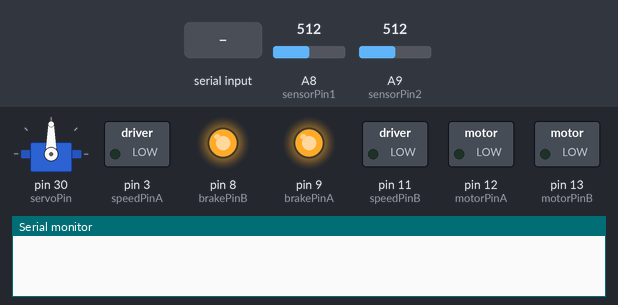
The sketch below on a simulated Arduino Mega 2560, built with avr-gcc and run on an emulated ATmega2560. Shown: servo, switched loads named in the sketch (green lamp = pin HIGH), output pins drawn as LEDs (lit = HIGH), the last lines printed to the serial monitor. The test bench sets the inputs (shaded band); at power-on: A8 (sensorPin1) = 512, A9 (sensorPin2) = 512.

Above: at 1.2 s.
1.3 s: "w" received over Serial
At 2.1 s:
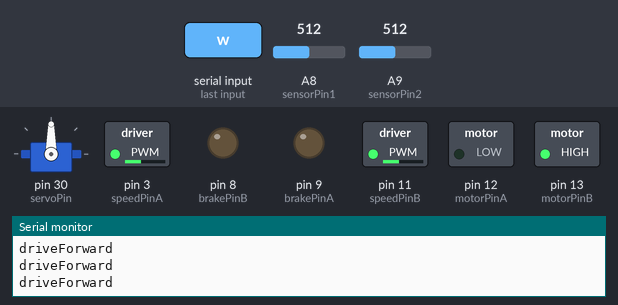
2.8 s: A8 (sensorPin1) set to 483
At 3.9 s:
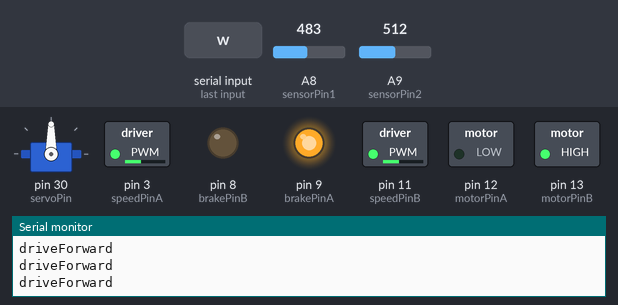
4.3 s: A9 (sensorPin2) set to 484
At 5.1 s:
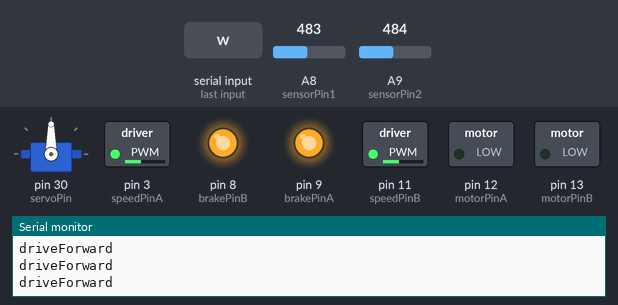
5.8 s: "s" received over Serial
At 7.5 s:
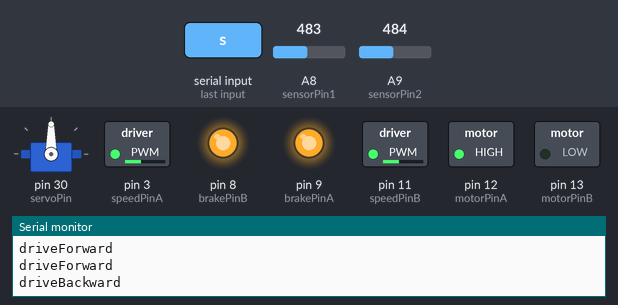
8.3 s: "a" received over Serial
At 8.6 s:
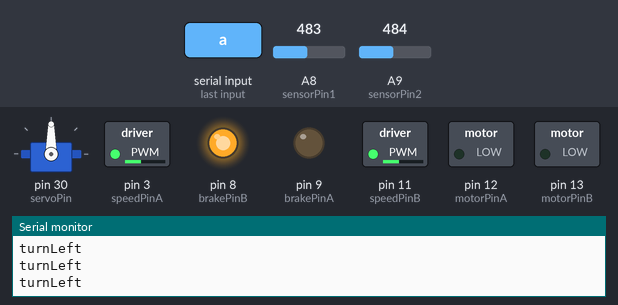
9.8 s: A8 (sensorPin1) set to 510
At 10.8 s:
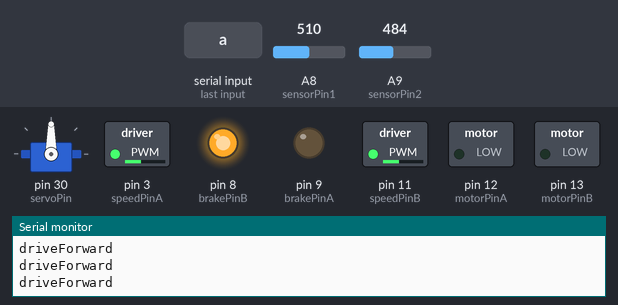
Timing chart, 0 to 12.8 s (numbered marks = the images above; inputs shaded):
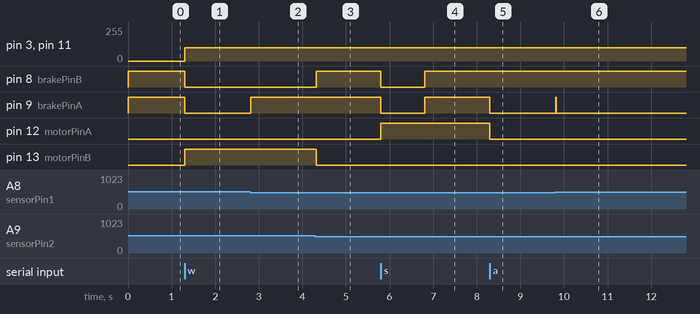

The sketch:

rullande.ino
```cpp
#include <Servo.h>

int sensorPin1 = A8; // Sensor 1 is connected to analog pin 8
int sensorPin2 = A9;
int servoPin = 30;
int rightSensorValue = 0;
int leftSensorValue = 0;

int motorPinA = 12; // Pin to set direction of motor A
int brakePinA = 9;  // Pin to activate brake on motor A
int speedPinA = 3;  // Pin to control speed of motor A
int motorPinB = 13; // Pin to set direction of motor B
int brakePinB = 8;  // Pin to activate brake on motor B
int speedPinB = 11; // Pin to control speed of motor B

int motorSpeed = 100; // Decides how fast the robot will go

int liftLowAngle = 10;
int liftHighAngle = 115;

int serialByte = 0;

Servo myservo;

enum State {
  FORWARD,
  BACKWARD,
  LEFT,
  RIGHT,
  RAISE_LIFT,
  LOWER_LIFT,
  USER_DECIDES,
};

State robotState = USER_DECIDES;

void setup() {
  // put your setup code here, to run once:
  pinMode(LED_BUILTIN, OUTPUT);
  Serial.begin(9600);

  // Setup Channel A
  pinMode(motorPinA, OUTPUT); // Initiates Motor Channel A pin
  pinMode(brakePinA, OUTPUT); // Initiates Brake Channel A pin

  // Setup Channel B
  pinMode(motorPinB, OUTPUT); // Initiates Motor Channel B pin
  pinMode(brakePinB, OUTPUT); // Initiates Brake Channel B pin

  // Setup Servo motors
  myservo.attach(servoPin);  // Attaches the servo to the servo object
}

void loop() {
  leftSensorValue = analogRead(sensorPin2); // Read sensor value from sensor 2
  rightSensorValue = analogRead(sensorPin1); // Read sensor value from sensor 1

  // If the robot is connected to the computer, this will print the sensor values to the serial monitor.
  //Serial.print("Left sensor: ");
  //Serial.print(leftSensorValue);
  //Serial.print("Right sensor: ");
  //Serial.print(rightSensorValue);
  //Serial.println("");

  if (robotState == FORWARD) {
    robotState = driveForward();
  }
  else if (robotState == BACKWARD) {
    robotState = driveBackward();
  }
  else if (robotState == LEFT) {
    robotState = turnLeft();
  }
  else if (robotState == RIGHT) {
    robotState = turnRight();
  }
  else if (robotState == RAISE_LIFT) {
    robotState = raiseLift();
  }
  else if (robotState == LOWER_LIFT) {
    robotState = lowerLift();
  }
  else if (robotState == USER_DECIDES) {
    robotState = userDecides();
  }
}

void startLeftMotor() {
  digitalWrite(motorPinB, HIGH);      // Establishes forward direction of Channel B
  digitalWrite(brakePinB, LOW);       // Disengage the Brake for Channel B
  analogWrite(speedPinB, motorSpeed); // Spins the motor on Channel B
}

void reverseLeftMotor() {
  digitalWrite(motorPinB, LOW);       // Establishes backward direction of Channel B
  digitalWrite(brakePinB, LOW);       // Disengage the Brake for Channel B
  analogWrite(speedPinB, motorSpeed); // Spins the motor on Channel B
}

void stopLeftMotor() {
  digitalWrite(motorPinB, LOW);  // Turns off LED on motor shield
  digitalWrite(brakePinB, HIGH); // Engage the Brake for Channel B
}

void startRightMotor() {
  digitalWrite(motorPinA, LOW);       // Establishes forward direction of Channel A
  digitalWrite(brakePinA, LOW);       // Disengage the Brake for Channel A
  analogWrite(speedPinA, motorSpeed); // Spins the motor on Channel A
}

void reverseRightMotor() {
  digitalWrite(motorPinA, HIGH);      // Establishes backward direction of Channel A
  digitalWrite(brakePinA, LOW);       // Disengage the Brake for Channel A
  analogWrite(speedPinA, motorSpeed); // Spins the motor on Channel A
}

void stopRightMotor() {
  digitalWrite(brakePinA, HIGH); // Engage the Brake for Channel A
}

bool isLeftSensorBright() {
  return leftSensorValue > 500;
}

bool isRightSensorBright() {
  return rightSensorValue > 500;
}

State driveForward() {
  Serial.println("driveForward");
  if (isLeftSensorBright()) {
    startLeftMotor();
  }
  else {
    stopLeftMotor();
  }

  if (isRightSensorBright()) {
    startRightMotor();
  }
  else {
    stopRightMotor();
  }

  if (isLeftSensorBright() || isRightSensorBright()) {
    return FORWARD;
  }
  else {
    // rand will give a number from 0 to 1, (not including 2).
    //return random(2) == 0 ? LEFT: RIGHT;
    return USER_DECIDES;
  }
}

State driveBackward() {
  Serial.println("driveBackward");
  reverseLeftMotor();
  reverseRightMotor();
  delay(1000);
  return USER_DECIDES;
}

State turnLeft() {
  Serial.println("turnLeft");
  stopLeftMotor();

  if (isRightSensorBright()) {
    stopRightMotor();
    return FORWARD;
  }
  else {
    startRightMotor();
    return LEFT;
  }
}

State turnRight() {
  Serial.println("turnRight");
  stopRightMotor();

  if (isLeftSensorBright()) {
    stopLeftMotor();
    return FORWARD;
  }
  else {
    startLeftMotor();
    return RIGHT;
  }
}

State raiseLift() {
  Serial.println("raiseLift");
  myservo.write(liftHighAngle);
  return USER_DECIDES;
}

State lowerLift() {
  Serial.println("lowerLift");
  myservo.write(liftLowAngle);
  return USER_DECIDES;
}

State userDecides() {
  //Serial.println("userDecides");
  stopLeftMotor();
  stopRightMotor();
  //Serial.println("Choose direction LEFT = 'a', RIGHT='d', FORWARD='w'");
  serialByte = Serial.read();
  if (serialByte == 'w') {
    return FORWARD;
  }
  if (serialByte == 's') {
    return BACKWARD;
  }
  if (serialByte == 'a') {
    return LEFT;
  }
  if (serialByte == 'd') {
    return RIGHT;
  }
  if (serialByte == 'u') {
    return RAISE_LIFT;
  }
  if (serialByte == 'n') {
    return LOWER_LIFT;
  }
  return USER_DECIDES;
}
```

Measured:
- the behaviour switches between 501 and 500 on A8 (sensorPin1) (found by bisection; images 1 and 2)
- the behaviour switches between 501 and 500 on A9 (sensorPin2) (found by bisection; images 2 and 3)
- after the input at 1.3 s, pin 3 (speedPinA), pin 11 (speedPinB): 0/255 → 100/255 at once; pin 8 (brakePinB), pin 9 (brakePinA): HIGH → LOW at once; pin 13 (motorPinB): LOW → HIGH at once
- after the input at 2.8 s, pin 9 (brakePinA): LOW → HIGH at once
- after the input at 4.3 s, pin 8 (brakePinB): LOW → HIGH at once; pin 13 (motorPinB): HIGH → LOW at once
- after the input at 5.8 s, pin 8 (brakePinB), pin 9 (brakePinA): HIGH → LOW at once, → HIGH 1.0 s later; pin 12 (motorPinA): LOW → HIGH at once
- after the input at 8.3 s, pin 9 (brakePinA), pin 12 (motorPinA): HIGH → LOW at once
- after the input at 9.8 s, pin 9 (brakePinA): LOW → HIGH at once, → LOW 0.01 s later
